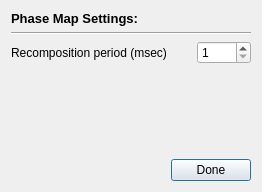
<?xml version="1.0" encoding="UTF-8"?>
<ui version="4.0">
 <class>DSP_PhaseSettings</class>
 <widget class="QDialog" name="DSP_PhaseSettings">
  <property name="geometry">
   <rect>
    <x>0</x>
    <y>0</y>
    <width>262</width>
    <height>192</height>
   </rect>
  </property>
  <property name="windowTitle">
   <string>Phase Map Settings</string>
  </property>
  <layout class="QVBoxLayout" name="verticalLayout">
   <item>
    <widget class="QLabel" name="label">
     <property name="font">
      <font>
       <pointsize>10</pointsize>
       <weight>75</weight>
       <bold>true</bold>
      </font>
     </property>
     <property name="text">
      <string>Phase Map Settings:</string>
     </property>
    </widget>
   </item>
   <item>
    <widget class="Line" name="line">
     <property name="orientation">
      <enum>Qt::Horizontal</enum>
     </property>
    </widget>
   </item>
   <item>
    <layout class="QHBoxLayout" name="horizontalLayout_9">
     <item>
      <widget class="QLabel" name="label_15">
       <property name="font">
        <font>
         <pointsize>9</pointsize>
        </font>
       </property>
       <property name="text">
        <string>Recomposition period (msec)</string>
       </property>
      </widget>
     </item>
     <item>
      <spacer name="horizontalSpacer_9">
       <property name="orientation">
        <enum>Qt::Horizontal</enum>
       </property>
       <property name="sizeHint" stdset="0">
        <size>
         <width>40</width>
         <height>20</height>
        </size>
       </property>
      </spacer>
     </item>
     <item>
      <widget class="QDoubleSpinBox" name="doubleSpinBox_recompPeriod">
       <property name="sizePolicy">
        <sizepolicy hsizetype="Maximum" vsizetype="Fixed">
         <horstretch>0</horstretch>
         <verstretch>0</verstretch>
        </sizepolicy>
       </property>
       <property name="font">
        <font>
         <pointsize>9</pointsize>
        </font>
       </property>
       <property name="decimals">
        <number>0</number>
       </property>
       <property name="minimum">
        <double>1.000000000000000</double>
       </property>
       <property name="maximum">
        <double>1000.000000000000000</double>
       </property>
       <property name="singleStep">
        <double>1.000000000000000</double>
       </property>
       <property name="value">
        <double>1.000000000000000</double>
       </property>
      </widget>
     </item>
    </layout>
   </item>
   <item>
    <spacer name="verticalSpacer">
     <property name="orientation">
      <enum>Qt::Vertical</enum>
     </property>
     <property name="sizeHint" stdset="0">
      <size>
       <width>20</width>
       <height>85</height>
      </size>
     </property>
    </spacer>
   </item>
   <item>
    <layout class="QHBoxLayout" name="horizontalLayout_7">
     <item>
      <spacer name="horizontalSpacer_5">
       <property name="orientation">
        <enum>Qt::Horizontal</enum>
       </property>
       <property name="sizeHint" stdset="0">
        <size>
         <width>40</width>
         <height>20</height>
        </size>
       </property>
      </spacer>
     </item>
     <item>
      <widget class="QPushButton" name="pushButton">
       <property name="font">
        <font>
         <pointsize>9</pointsize>
        </font>
       </property>
       <property name="text">
        <string>Done</string>
       </property>
      </widget>
     </item>
    </layout>
   </item>
  </layout>
 </widget>
 <resources/>
 <connections>
  <connection>
   <sender>pushButton</sender>
   <signal>clicked()</signal>
   <receiver>DSP_PhaseSettings</receiver>
   <slot>close()</slot>
   <hints>
    <hint type="sourcelabel">
     <x>212</x>
     <y>168</y>
    </hint>
    <hint type="destinationlabel">
     <x>122</x>
     <y>150</y>
    </hint>
   </hints>
  </connection>
 </connections>
</ui>
